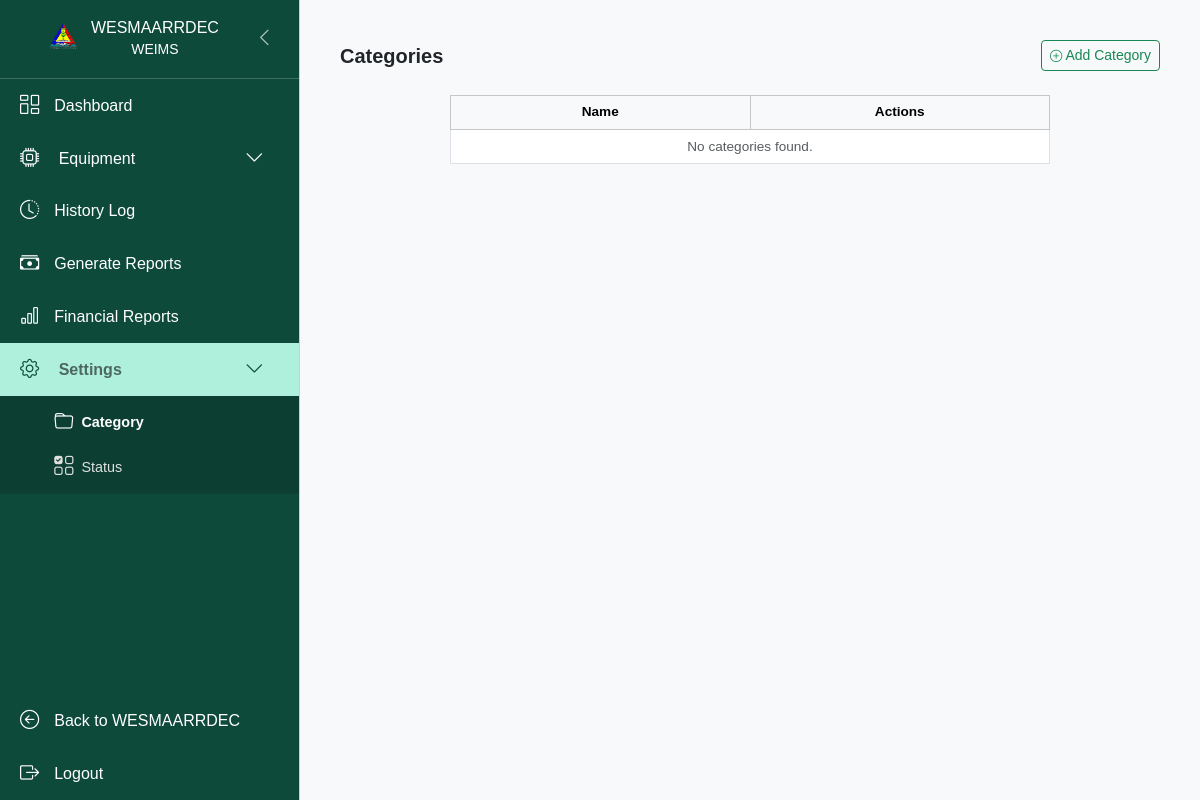
The page /weims/categories/ (signed in) on the database as committed earlier.
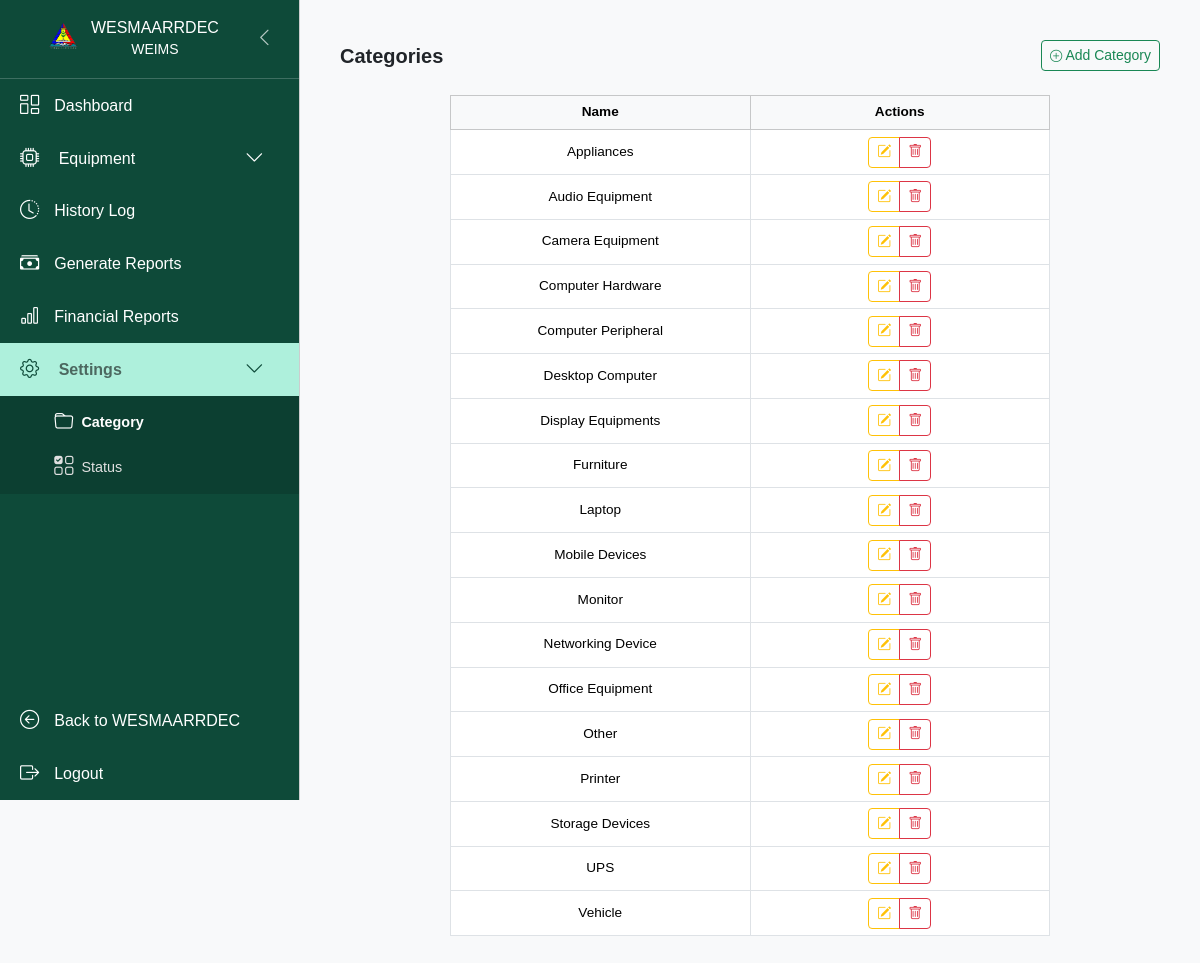
The same page on the database as committed later.
### equipments/models.py (models this page shows, shortened)
class Category(models.Model):
    name = models.CharField(max_length=100, unique=True, verbose_name="Category Name")
    class Meta:
        verbose_name = "Category"
        verbose_name_plural = "Categories"

### equipments/views.py (the view, shortened to what this page needs)
# urls.py: path('categories/', views.category_list, name='category'),
@login_required
@user_passes_test(is_admin_superadmin_encoder)
def category_list(request):
    categories = Category.objects.all().order_by('name')
    return render(request, 'equipments/category.html', {
        'categories': categories,
        'is_admin': is_admin(request.user),})

### cmscore/context_processors.py (called while the page is built)
def search_form(request):
    return {'form': SearchForm()}

### equipments/helpers.py (called while the page is built)
def is_admin(user):
    return user.groups.filter(name='admin').exists() or getattr(user, 'secretariat', False)

def is_admin_superadmin_encoder(user):
    return user.is_superuser or user.groups.filter(name__in=['admin', 'encoder']).exists() or getattr(user, 'secretariat', False)

### equipments/templates/equipments/category.html (shortened to what this page needs)
{% extends 'equipments/base.html' %}
{% block content %}
<div class="container-fluid py-3 px-3">
  <div class="d-flex justify-content-between align-items-center mb-3">
    <h5 class="fw-semibold mb-0">Categories</h5>
    <button type="button" class="btn btn-outline-success btn-sm" data-bs-toggle="modal" data-bs-target="#addCategoryModal">
      <i class="bi bi-plus-circle small"></i> Add Category
    </button>
  </div>
  <div class="border-0">
    <div class="card-body p-2">
      <div class="table-responsive">
        <table class="table table-sm table-hover table-bordered align-middle text-center compact-table equal-width-table">
          <thead class="table-light">
            <tr>
              <th>Name</th>
              <th style="width: 120px;">Actions</th>
            </tr>
          </thead>
          <tbody>
            {% for category in categories %}
            <tr>
              <td>{{ category.name }}</td>
              <td class="text-center">
                <div class="btn-group btn-group-sm">
                  <button type="button" class="btn btn-outline-warning" data-bs-toggle="modal" data-bs-target="#editCategoryModal{{ category.id }}">
                    <i class="bi bi-pencil-square"></i>
                  </button>
                  {% if is_admin %}
                  <button type="button" class="btn btn-outline-danger" data-bs-toggle="modal" data-bs-target="#deleteCategoryModal{{ category.id }}">
                    <i class="bi bi-trash"></i>
                  </button>
                  {% endif %}
                </div>
              </td>
            </tr>
            {% empty %}
            <tr>
              <td colspan="2" class="text-center text-muted">No categories found.</td>
            </tr>
            {% endfor %}
          </tbody>
        </table>
      </div>
    </div>
  </div>
</div>
{% endblock %}

### equipments/templates/equipments/base.html (shortened to what this page needs)
{% load static %}
<!doctype html>
<html lang="en">
  <head>
    <link href="https://cdn.jsdelivr.net/npm/bootstrap@5.3.3/dist/css/bootstrap.min.css" rel="stylesheet">
    <link href="https://cdn.jsdelivr.net/npm/bootstrap-icons@1.11.3/font/bootstrap-icons.css" rel="stylesheet">
    <link rel="stylesheet" href="{% static 'css/styles.css' %}">
    <link rel="stylesheet" href="https://cdn.datatables.net/1.13.7/css/dataTables.bootstrap5.min.css">
    <link rel="stylesheet" href="https://cdn.datatables.net/responsive/2.5.0/css/responsive.bootstrap5.min.css">
  </head>
  <body>
  <div class="wrapper d-flex flex-column flex-lg-row min-vh-100" id="wrapper">
      <div class="offcanvas offcanvas-start sidebar-nav" tabindex="-1" id="mobileSidebar" aria-labelledby="mobileSidebarLabel">
        <div class="offcanvas-body d-flex flex-column p-0">
          <div class="logo">
            <div class="d-flex justify-content-between align-items-center logo-container">
              <div class="d-flex align-items-center justify-content-center logo-content w-100">
                  <img src="{% static 'image/wes_logo.png' %}" alt="Logo" style="width: 40px; height: auto;">
                  <div class="ms-2 text-center">
                    <a href="{% url 'equipments:dashboard' %}" class="text-decoration-none" style="color: white;">
                      <h6 class="mb-0 logo-text" style="color: white;">WESMAARRDEC</h6>
                      <small style="color: white;">WEIMS</small>
                    </a>
                  </div>
              </div>
              <button class="btn btn-link d-none d-lg-block" id="sidebar-toggle" type="button">
                  <i class="bi bi-chevron-left"></i>
              </button>
            </div>
          </div>
          <nav class="flex-grow-1">
              <a href="{% url 'equipments:dashboard' %}" class="nav-link {% if request.resolver_match.url_name == 'dashboard' %}active{% endif %}">
                  <i class="bi bi-columns-gap"></i> <span class="nav-text">Dashboard</span>
              </a>
              <a class="nav-link d-flex justify-content-between align-items-center
                 {% if request.resolver_match.url_name == 'index' or request.resolver_match.url_name == 'returned' or request.resolver_match.url_name == 'archived_equipments' %}active{% endif %}"
                 data-bs-toggle="collapse" href="#equipment-collapse" role="button">
                  <span><i class="bi bi-cpu"></i> <span class="nav-text">Equipment</span></span>
                  <i class="bi bi-chevron-down submenu-arrow"></i>
              </a>
              {% if request.user.is_staff or request.user.is_superuser or request.user.secretariat %}
                <a href="{% url 'equipments:history_logs' %}" class="nav-link {% if request.resolver_match.url_name == 'history_logs' %}active{% endif %}"><i class="bi bi-clock-history"></i> <span class="nav-text">History Log</span></a>
                <a href="{% url 'equipments:reports_page' %}" class="nav-link {% if request.resolver_match.url_name == 'reports_page' %}active{% endif %}"><i class="bi bi-cash-stack"></i> <span class="nav-text">Generate Reports</span></a>
                <a href="{% url 'equipments:financial_reports' %}" class="nav-link "><i class="bi bi-bar-chart"></i> <span class="nav-text">Financial Reports</span></a>
              {% endif %}
              {% if not is_client %}
                <a class="nav-link d-flex justify-content-between align-items-center
                   {% if request.resolver_match.url_name == 'category' or request.resolver_match.url_name == 'status' %}active{% endif %}"
                   data-bs-toggle="collapse" href="#settings-collapse" role="button">
                    <span><i class="bi bi-gear"></i> <span class="nav-text">Settings</span></span>
                    <i class="bi bi-chevron-down submenu-arrow"></i>
                </a>
                <div class="collapse submenu
                     {% if request.resolver_match.url_name == 'category' or request.resolver_match.url_name == 'status' %}show{% endif %}"
                     id="settings-collapse">
                  <a href="{% url 'equipments:category' %}" class="nav-link {% if request.resolver_match.url_name == 'category' %}active{% endif %}">
                    <i class="bi bi-folder me-2"></i> <span class="nav-text">Category</span>
                  </a>
                  <a href="{% url 'equipments:status' %}" class="nav-link {% if request.resolver_match.url_name == 'status' %}active{% endif %}">
                    <i class="bi bi-ui-checks-grid me-2"></i> <span class="nav-text">Status</span>
                  </a>
                </div>
              {% endif %}
          </nav>
          <div class="mt-auto">
            <a href="{% url 'index' %}" class="nav-link" title="Return to WESMAARRDEC Website">
              <i class="bi bi-arrow-left-circle"></i> <span class="nav-text">Back to WESMAARRDEC</span>
            </a>
            <button type="button" class="nav-link" data-bs-toggle="modal" data-bs-target="#logoutModal" title="Sign out of your account">
              <i class="bi bi-box-arrow-right"></i> <span class="nav-text">Logout</span>
            </button>
          </div>
        </div>
      </div>
      <div class="flex-grow-1">
        <main class="p-3 p-md-4">
          {% block content %}{% endblock %}
        </main>
      </div>
    </div>
  </body>
</html>

### equipments/static/css/styles.css (style rules this page uses)
html, body { height: 100%; margin: 0; padding: 0; font-family: Arial, sans-serif; background-color: #f8f9fa; width: 100%; max-width: 100%; overflow-x: hidden; }
.sidebar-nav { transition: width 0.3s ease-in-out; }
@media (min-width: 992px) { .sidebar-nav { transform: none !important; visibility: visible !important; position: sticky !important; top: 0; height: 100dvh; } }
@media (min-width: 992px) { .sidebar-nav, #main-content, .wrapper.sidebar-collapsed .nav-link, .wrapper.sidebar-collapsed .logo img, .wrapper.sidebar-collapsed .logo, .wrapper.sidebar-collapsed .nav-text, .wrapper.sidebar-collapsed .logo-text { transition: all 0.3s ease; } }
@media (min-width: 992px) { .sidebar-nav { width: 300px; min-width: 300px; max-width: 300px; } }
.sidebar-nav { background-color: #0e4a39; color: white; }
.sidebar-nav .logo { text-align: center; padding: 1.1rem 1rem; border-bottom: 1px solid rgba(255, 255, 255, 0.2); }
.sidebar-nav .logo-container { justify-content: center; }
.sidebar-nav .logo-content { justify-content: center; flex: 1; }
#sidebar-toggle { color: rgba(255, 255, 255, 0.7); font-size: 1.2rem; padding: 0 0.5rem; }
.sidebar-nav .nav-link { color: white; padding: 12px 20px; display: flex; align-items: center; transition: background-color 0.2s; border: none; width: 100%; text-align: left; background: transparent; white-space: nowrap; }
.sidebar-nav .nav-link i { font-size: 1.2rem; flex-shrink: 0; margin-right: 15px; }
.submenu-arrow { font-size: 0.8rem; transition: transform 0.3s ease-in-out; }
.submenu { background-color: rgba(0, 0, 0, 0.15); padding-top: 0.25rem; padding-bottom: 0.25rem; }
.submenu .nav-link { padding-left: calc(20px + 1.2rem + 15px); font-size: 0.9em; color: #e0e0e0; padding-top: 0.5rem; padding-bottom: 0.5rem; }
.sidebar-nav .nav-link.active { background-color: #aef0dc; color: #4c6860; font-weight: bold; }
.sidebar-nav > .offcanvas-body > nav > .nav-link.active i, .sidebar-nav > .offcanvas-body > nav > .nav-link.active .submenu-arrow { color: #0e4a39; }
.submenu .nav-link.active { background-color: transparent; color: #ffffff; font-weight: bold; }
.table { font-size: 0.85rem; table-layout: auto; }
.table td, .table th { padding: 0.5rem; vertical-align: middle; }
.table td:nth-child(2), .table td:nth-child(4), .table td:nth-child(7), .table td:nth-child(8) { white-space: normal; word-break: break-word; max-width: 160px; }

### equipments/templates/equipments/category.html (style rules this page uses)
.compact-table th, .compact-table td { padding: 0.4rem !important; font-size: 0.85rem; vertical-align: middle; }
.equal-width-table { table-layout: fixed; width: 100%; }
.equal-width-table th, .equal-width-table td { width: 50%; word-wrap: break-word; white-space: normal; }
@media (min-width: 768px) { .table-responsive { max-width: 600px; margin: 0 auto; } }

Rows that differ between the two databases and show on the page:
added Category: name "Appliances"
added Category: name "Audio Equipment"
added Category: name "Camera Equipment"
added Category: name "Computer Hardware"
added Category: name "Computer Peripheral"
added Category: name "Desktop Computer"
added Category: name "Display Equipments"
added Category: name "Furniture"
added Category: name "Laptop"
added Category: name "Mobile Devices"
added Category: name "Monitor"
added Category: name "Networking Device"
added Category: name "Office Equipment"
added Category: name "Other"
added Category: name "Printer"
added Category: name "Storage Devices"
added Category: name "UPS"
added Category: name "Vehicle"
Other text that changed with them:
text no longer shown: "No categories found."
